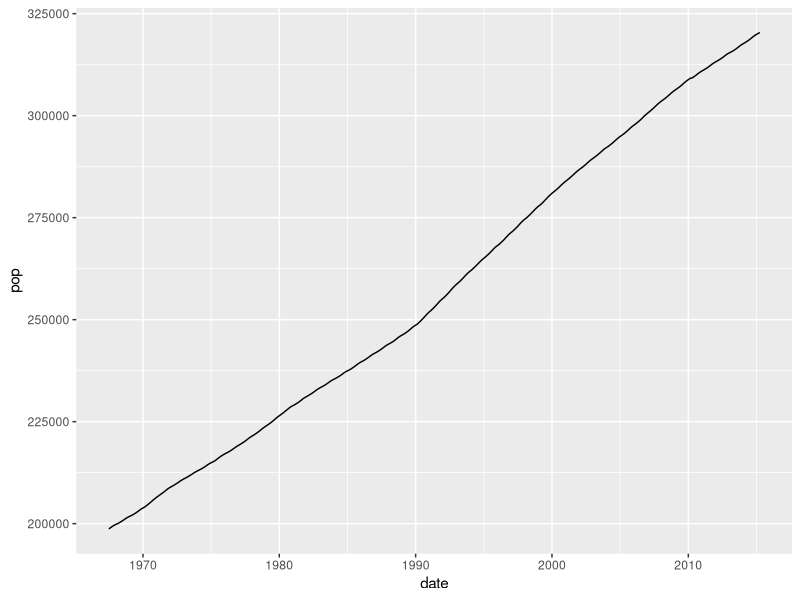

Generate this figure with R:
## ------------------------------------------------------------------------------------------------------------------------------------------------
# <- this is a comment and is ignored by the R-interpreter
seq(from = 1, to = 10) #creates sequence from 1 to 10
seq(1,10) #same result


## ------------------------------------------------------------------------------------------------------------------------------------------------
seq(to = 10, from = 1) #produces desired results
seq(10,1) #produces reversed sequence


## ------------------------------------------------------------------------------------------------------------------------------------------------
# Only run for the first time:
# install.packages("tidyverse")
# Run to load package:
library("tidyverse")
# Now we can use functionality provided by "tidyverse"
# We will see in the coming lectures how the following code works:
ggplot(economics, aes(x = date, y = pop)) +
  geom_line()


